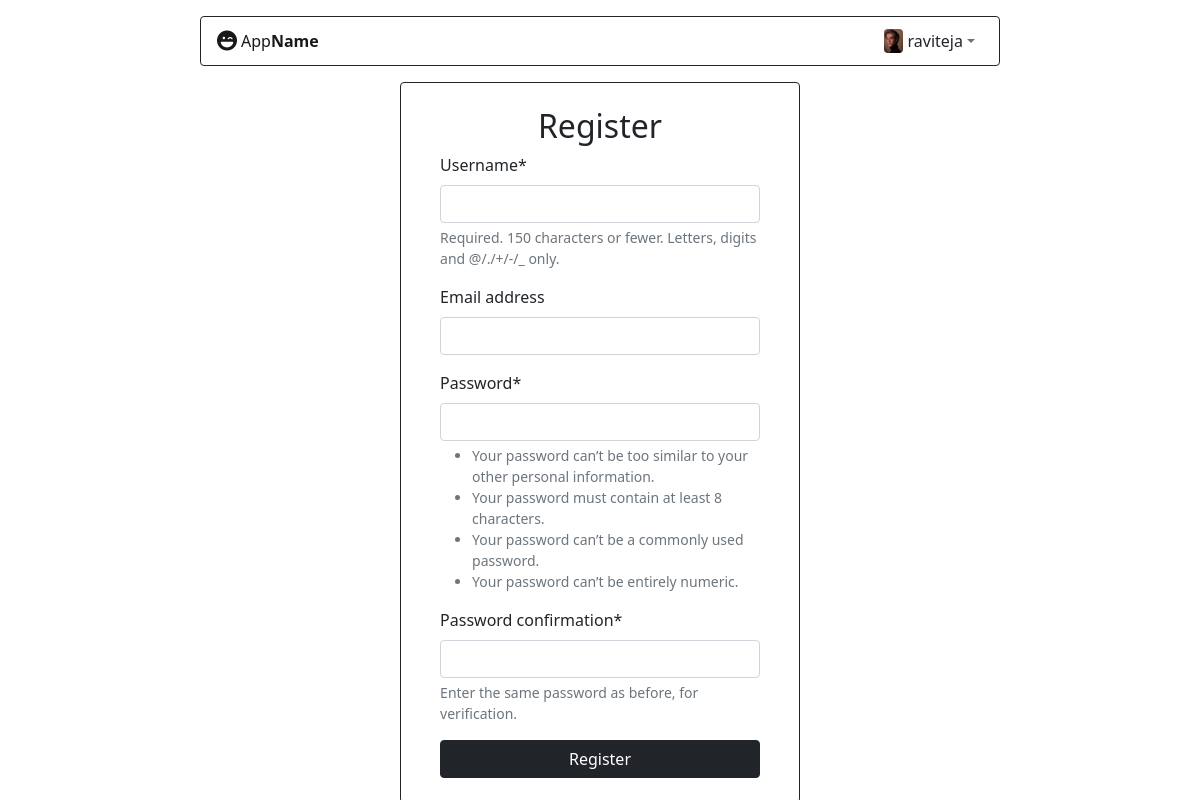
/register/ (signed in), run on the app's committed database.
### authentication/models.py (models this page shows)
class User(AbstractUser):
	location = models.CharField(max_length=255, null=True)
	profile_picture = models.ImageField(blank=True)
	age = models.IntegerField(null=True)
	is_subscribed = models.BooleanField(default=False)

### authentication/views.py (the view)
# urls.py: path('register/', views.register, name='register'),
def register(request):
    if request.method == 'POST':
        form = RegistrationForm(request.POST)
        if form.is_valid():
            if AuthService.register(request.POST):
                return redirect(reverse('authentication:login'))
        return render(request, 'registration/register.html', {'form': form})
    return render(request, 'registration/register.html', {'form': RegistrationForm()})

### authentication/forms.py
class RegistrationForm(UserCreationForm):
    class Meta:
        model = User
        fields = ['username', 'email', 'password1', 'password2']
        widgets = {
            'username': forms.TextInput(attrs={'class': 'form-control'}),
            'email': forms.EmailInput(attrs={'class': 'form-control'})
        }

### authentication/templates/registration/register.html (shortened to what this page needs)
{% extends "base.html" %}
{% load crispy_forms_tags %}
{% block content %}
<div class="m-auto col-lg-4 col-md-8 col-11 border border-dark rounded px-2 py-4">
    <h2 class="text-center">Register</h2>
    <div class="container" style="width:90%;">
    <form method="POST" action="{% url 'authentication:register' %}">
        {{ form|crispy }}
        <div class="text-center p-0">
        <button name="submit" class="btn btn-dark w-100">Register</button>
        </div>
    </form>
</div>
{% endblock content %}

### templates/app/base.html (shortened to what this page needs)
<!doctype html>
<html lang="en">
    <head>
        <link href="https://cdn.jsdelivr.net/npm/bootstrap@5.0.2/dist/css/bootstrap.min.css" rel="stylesheet">
        <link href="https://cdn.jsdelivr.net/npm/bootstrap-icons@1.5.0/font/bootstrap-icons.css" rel="stylesheet">
        {% load static %}
        <link rel="stylesheet" href="{% static 'css/main.css' %}">
    </head>
    <body>
        <nav class="navbar navbar-expand-xl navbar-light bg-none border border-dark mt-3 mb-3 col-lg-8 col-md-10 col-11 mx-auto rounded p-1">
            <div class="container">
                <div class="d-flex justify-content-between align-items-center">
                    <a href="{% url 'authentication:index' %}" class="navbar-brand fs-5 d-flex align-items-center"><i class="fa-solid fa-face-laugh-wink me-1"></i> <span class="fs-6">App<b>Name</b></span></a>
                </div>
                <div id="navbarNav">
                    <ul class="navbar-nav ml-auto">
                        {% if user.is_authenticated %}
                            <div class="nav-item dropdown position-relative">
                              <a class="nav-link dropdown-toggle user-action cursor-pointer d-flex align-items-center" data-bs-toggle="dropdown" aria-expanded="false">
                                {% if user.profile_picture %}
                                    <img src="{{user.profile_picture.url}}" class="rounded" alt="Avatar" height="24px">
                                {% else %}
                                    <img src="https://i.pinimg.com/736x/89/90/48/899048ab0cc455154006fdb9676964b3.jpg" class="avatar" alt="Avatar" height="24px">
                                {% endif %}
                                <span class="ms-1 fs-6 text-dark">
                                    {{user.username}}
                                </span>
                              </a>
                            </div>
                        {% else %}
                            <li class="nav-item">
                                <a class="nav-link fs-5 text-dark" href="{% url 'authentication:login' %}"><i class="fa-solid fa-right-to-bracket"></i></a>
                            </li>
                        {% endif %}
                    </ul>
                </div>
            </div>
        </nav>
        {%block content%}
        {%endblock content%}
    </body>
</html>

### static/css/main.css (style rules this page uses)
#id_password1, #id_password2 { display: block; width: 100%; padding: .375rem .75rem; font-size: 1rem; font-weight: 400; line-height: 1.5; color: #212529; background-color: #fff; background-clip: padding-box; border: 1px solid #ced4da; -webkit-appearance: none; -moz-appearance: none; appearance: none; border-radius: .25rem; transition: border-color .15s ease-in-out,box-shadow .15s ease-in-out; height: 38px; }

### data on the page
User: profile_picture (picture), username "raviteja"
